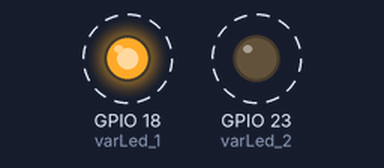
Bench run of a program on a simulated Raspberry Pi (BCM pin numbers). Shown: output pins drawn as LEDs (lit = HIGH). Dashed ring = blinking.

Above: at 0.5 s.
Timing chart, 0 to 4.6 s (numbered marks = the images above):
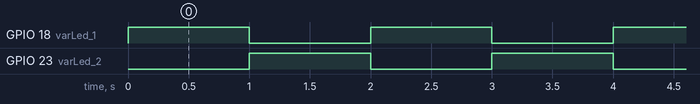

The program:

LED_knipperen.py
```python
from re import T
from time import sleep
from gpiozero import LED

varLed_1 = LED(18)
varLed_2 = LED(23)

while True:
    varLed_1.on()
    varLed_2.off()
    sleep(1)
    varLed_1.off()
    varLed_2.on()
    sleep(1)
    
```

Measured:
- by itself, GPIO 18 (varLed_1), GPIO 23 (varLed_2): alternates HIGH for 1.0 s and LOW for 1.0 s
